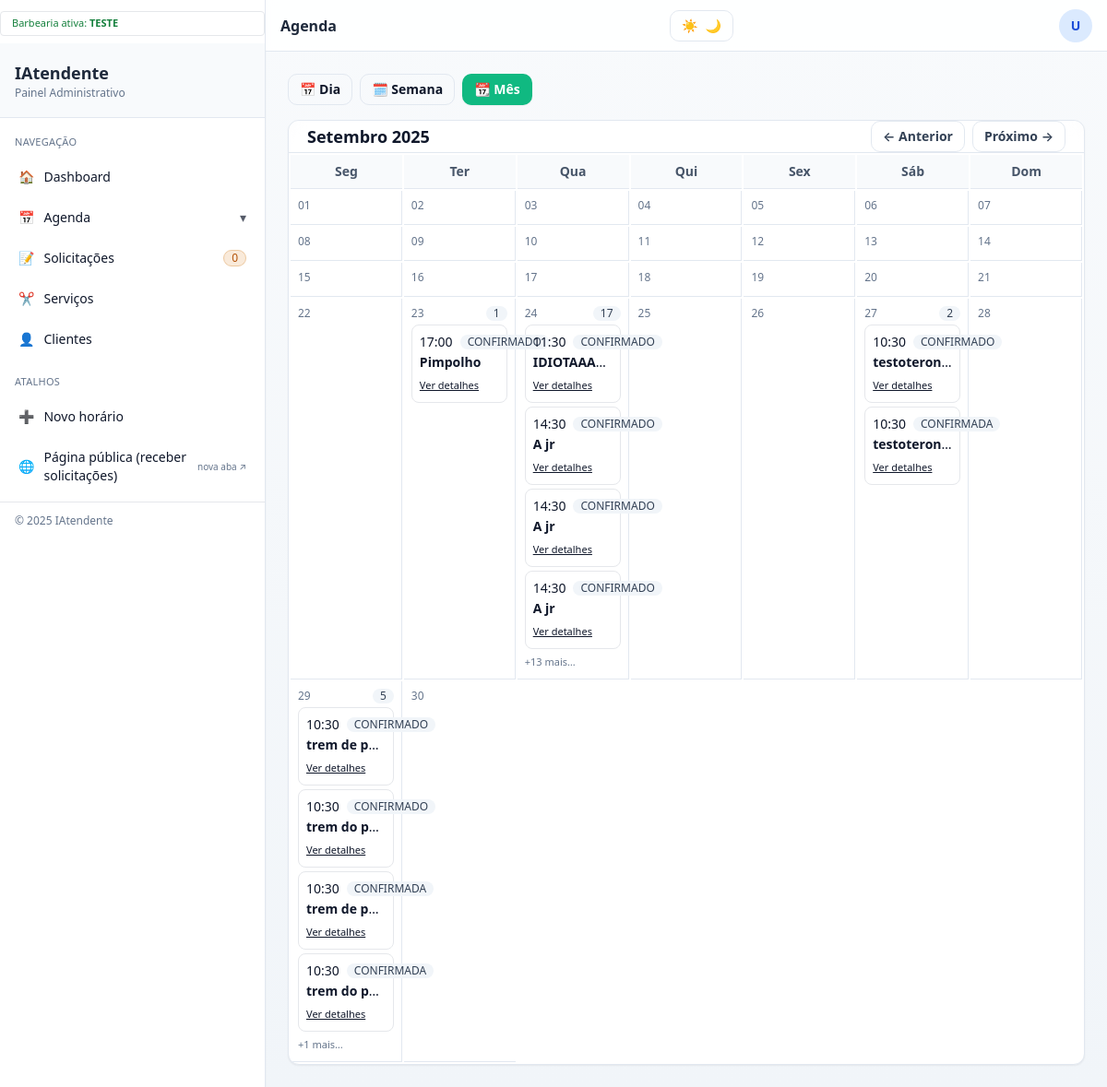
Page /teste/agendamentos/mes/?data=2025-09-01 (signed in) on the earlier database version.
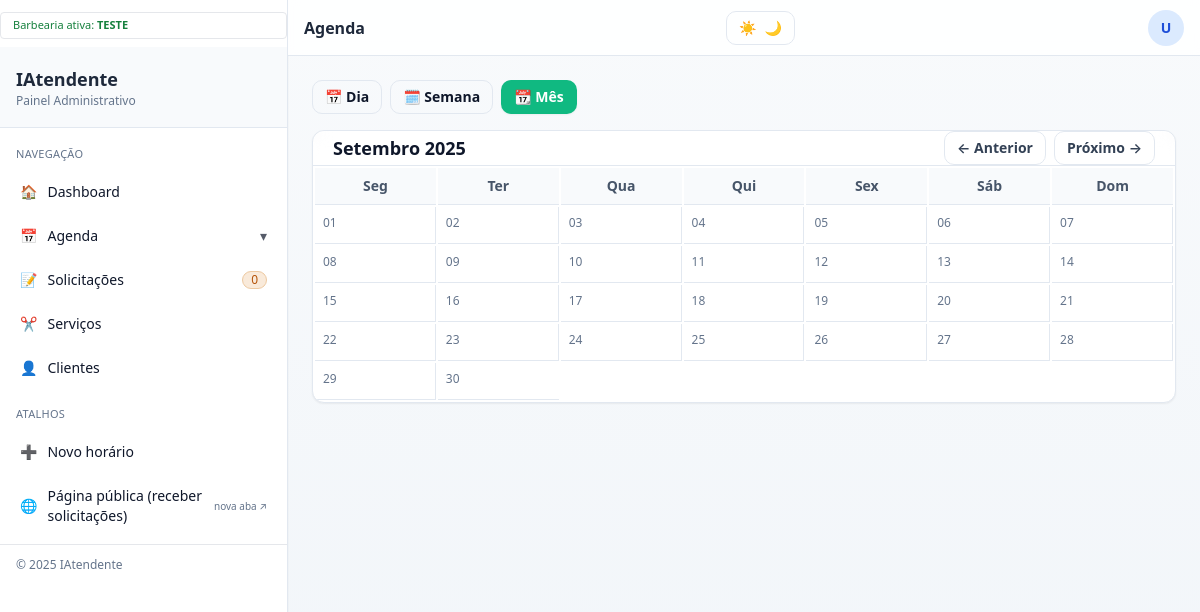
Same page on the later database version.
### agendamentos/models.py (models this page shows, shortened)
class Agendamento(models.Model):
    shop = models.ForeignKey(
        "barbearias.BarberShop",
        on_delete=models.CASCADE,
        related_name="agendamentos",
    )
    solicitacao = models.OneToOneField(
        "solicitacoes.Solicitacao",
        on_delete=models.SET_NULL,
        related_name="agendamento",
        null=True, blank=True,
    )
    cliente = models.ForeignKey(
        "clientes.Cliente",
        on_delete=models.SET_NULL,
        null=True, blank=True,
        related_name="agendamentos",
    )
    cliente_nome = models.CharField(max_length=120, blank=True)
    barbeiro = models.ForeignKey(
        User,
        on_delete=models.SET_NULL,
        blank=True, null=True,
        related_name="agendamentos",
        db_index=True,
    )
    servico = models.ForeignKey(
        "servicos.Servico",
        on_delete=models.SET_NULL,
        null=True, blank=True,
        related_name="agendamentos",
    )
    servico_nome = models.CharField(max_length=120, blank=True)
    preco_cobrado = models.DecimalField(max_digits=8, decimal_places=2, null=True, blank=True)
    inicio = models.DateTimeField()
    fim    = models.DateTimeField(null=True, blank=True)
    status = models.CharField(
        max_length=20,
        choices=StatusAgendamento.choices,
        default=StatusAgendamento.CONFIRMADO,  # nasce confirmado
    )
    observacoes = models.TextField(null=True, blank=True)
    created_at = models.DateTimeField(default=timezone.now, editable=False)
    updated_at = models.DateTimeField(auto_now=True)
    class Meta:
        ordering = ["inicio"]
        indexes = [
            models.Index(fields=["inicio"]),
            models.Index(fields=["status"]),
            models.Index(fields=["barbeiro", "inicio"]),
            models.Index(fields=["cliente", "inicio"]),
            models.Index(fields=["shop", "inicio"]),
        ]
        constraints = [
            models.CheckConstraint(
                name="ag_fim_gt_inicio_or_null",
                check=Q(fim__isnull=True) | Q(fim__gt=F("inicio")),
            ),
        ]

### clientes/models.py (models this page shows, shortened)
class Cliente(models.Model):
    class RecorrenciaStatus(models.TextChoices):
        ATIVO = "ATIVO", "Ativo"
        INATIVO = "INATIVO", "Inativo"
    shop = models.ForeignKey("barbearias.BarberShop", on_delete=models.CASCADE, related_name="clientes")
    nome = models.CharField(max_length=120)
    telefone = models.CharField(max_length=20, null=True, blank=True)
    preferencias = models.TextField(null=True, blank=True)
    recorrencia_status = models.CharField(
        max_length=10, choices=RecorrenciaStatus.choices, default=RecorrenciaStatus.ATIVO
    )
    ultimo_corte = models.DateTimeField(null=True, blank=True)
    tags = models.JSONField(null=True, blank=True)
    barbeiro_preferido = models.CharField(max_length=120, null=True, blank=True)
    foto_url = models.URLField(null=True, blank=True)
    created_at = models.DateTimeField(default=timezone.now, editable=False)
    updated_at = models.DateTimeField(auto_now=True)
    class Meta:
        indexes = [models.Index(fields=["nome"])]
        ordering = ["nome"]
        constraints = [
            models.UniqueConstraint(
                fields=["shop", "telefone"],
                name="uniq_cliente_por_shop_telefone",
                condition=~models.Q(telefone__isnull=True) & ~models.Q(telefone=""),
            ),
    ]

### solicitacoes/models.py (models this page shows, shortened)
class Solicitacao(models.Model):
    shop = models.ForeignKey("barbearias.BarberShop", on_delete=models.CASCADE, related_name="solicitacoes")
    cliente = models.ForeignKey(
        "clientes.Cliente", on_delete=models.SET_NULL, null=True, blank=True, related_name="solicitacoes"
    )
    barbeiro = models.ForeignKey(
        settings.AUTH_USER_MODEL, on_delete=models.SET_NULL, null=True, blank=True, related_name="solicitacoes"
    )
    servico = models.ForeignKey(
        CatServico, on_delete=models.SET_NULL, null=True, blank=True, related_name="solicitacoes"
    )
    id_externo = models.CharField(max_length=128, null=True, blank=True, db_index=True)
    callback_url = models.URLField(null=True, blank=True)
    servico_nome = models.CharField(max_length=120, blank=True)
    preco_cotado = models.DecimalField(max_digits=8, decimal_places=2, null=True, blank=True)
    duracao_min_cotada = models.PositiveSmallIntegerField(null=True, blank=True)
    inicio = models.DateTimeField(null=True, blank=True)
    fim    = models.DateTimeField(null=True, blank=True)
    nome        = models.CharField(max_length=120, blank=True)
    telefone    = models.CharField(max_length=32, blank=True)
    observacoes = models.TextField(null=True, blank=True)
    status      = models.CharField(
        max_length=10, choices=SolicitacaoStatus.choices, default=SolicitacaoStatus.PENDENTE
    )
    criado_em  = models.DateTimeField(auto_now_add=True)
    updated_at = models.DateTimeField(auto_now=True)
    class Meta:
        ordering = ["-criado_em"]
        indexes = [
            models.Index(fields=["shop", "status", "criado_em"]),
            models.Index(fields=["shop", "telefone"]),
            models.Index(fields=["shop", "servico"]),
        ]
        constraints = [
            models.CheckConstraint(
                name="solic_confirmada_tem_inicio",
                check=~Q(status=SolicitacaoStatus.CONFIRMADA) | Q(inicio__isnull=False),
            ),
            models.UniqueConstraint(
                fields=["shop", "id_externo"],
                name="uniq_solicitacao_por_shop_idexterno",
                condition=~Q(id_externo__isnull=True) & ~Q(id_externo=""),
            ),
        ]

### agendamentos/views.py (the view)
# urls.py: path("mes/", views.agenda_mes, name="agenda_mes"),
@require_shop_member
@login_required
def agenda_mes(request, shop_slug):
    shop = get_object_or_404(BarberShop, slug=shop_slug)
    hoje = timezone.localdate()
    ref_date = _parse_date(request.GET.get("data", ""), hoje).replace(day=1)
    year, month = ref_date.year, ref_date.month
    first_weekday, num_days = monthrange(year, month)
    tz = timezone.get_current_timezone()
    start_dt = timezone.make_aware(datetime(year, month, 1, 0, 0, 0), tz)
    end_dt = start_dt + timedelta(days=num_days)
    barbeiro_param = (request.GET.get("barbeiro") or "").strip()
    target_user = None
    if barbeiro_param and barbeiro_param.isdigit():
        User = get_user_model()
        try:
            target_user = User.objects.get(pk=int(barbeiro_param))
        except Exception:
            target_user = None
    ag_qs = (
        Agendamento.objects
        .filter(shop=shop)
        .exclude(status=getattr(StatusAgendamento, "CANCELADO", None))
        .filter(inicio__isnull=False, inicio__gte=start_dt, inicio__lt=end_dt)
        .select_related("cliente", "servico")
    )
    if not is_manager(request) and not target_user:
        ag_qs = ag_qs.filter(Q(barbeiro=request.user) | Q(barbeiro__isnull=True))
    elif target_user:
        ag_qs = ag_qs.filter(Q(barbeiro=target_user) | Q(barbeiro__isnull=True))
    ag_intervals = _intervalos_agendamentos(ag_qs, tz)
    sol_items = []
    if HAS_SOL and SolicitacaoStatus:
        exclude_status = [
            getattr(SolicitacaoStatus, "CANCELADA", "CANCELADA"),
            getattr(SolicitacaoStatus, "NEGADA", "NEGADA"),
        ]
        sol_qs = (
            Solicitacao.objects
            .filter(shop=shop)
            .exclude(status__in=exclude_status)
            .filter(inicio__isnull=False, inicio__gte=start_dt, inicio__lt=end_dt)
            .select_related("cliente", "servico")
        )
        if not is_manager(request) and not target_user:
            sol_qs = sol_qs.filter(Q(barbeiro=request.user) | Q(barbeiro__isnull=True))
        elif target_user:
            sol_qs = sol_qs.filter(Q(barbeiro=target_user) | Q(barbeiro__isnull=True))
        sol_intervals = _intervalos_solicitacoes(sol_qs, tz)
        for s_start, s_end, sol in sol_intervals:
            status_txt = str(getattr(sol, "status", "PENDENTE")).upper()
            item = {
                "id": sol.id,
                "inicio": s_start,
                "fim": s_end,
                "cliente_nome": getattr(sol, "cliente_nome", None) or (getattr(sol, "cliente", None).nome if getattr(sol, "cliente", None) else getattr(sol, "nome", "—")),
                "servico_nome": getattr(sol, "servico_nome", None) or (getattr(sol, "servico", None).nome if getattr(sol, "servico", None) else "—"),
                "status": status_txt,
                "is_solicitacao": True,
                "kind": "solicitacao",
            }
            can_act = (is_manager(request) or getattr(sol, "barbeiro", None) in (None, request.user))
            item["can_act"] = bool(can_act and _status_is_pendente(status_txt))
            if item["can_act"]:
                item["confirm_url"] = reverse("solicitacoes:confirmar", args=[shop.slug, sol.id])
                item["deny_url"]    = reverse("solicitacoes:recusar",   args=[shop.slug, sol.id])
            sol_items.append(item)
    tmp = {ref_date + timedelta(days=i): [] for i in range(num_days)}
    for a_start, a_end, ag in ag_intervals:
        day_key = a_start.date()
        if day_key in tmp:
            tmp[day_key].append({
                "id": ag.id,
                "inicio": a_start,
                "fim": a_end,
                "cliente_nome": ag.cliente_nome or (ag.cliente.nome if ag.cliente else "—"),
                "servico_nome": ag.servico_nome or (ag.servico.nome if ag.servico else "—"),
                "status": ag.status,
                "is_solicitacao": False,
                "kind": "agendamento",
                "can_act": False,
            })
    for item in sol_items:
        day_key = item["inicio"].date()
        if day_key in tmp:
            tmp[day_key].append(item)
    for k in tmp.keys():
        tmp[k].sort(key=lambda it: it["inicio"])
    por_dia = OrderedDict(sorted(tmp.items(), key=lambda kv: kv[0]))
    blank_cells = list(range(first_weekday))
    dias_semana = ["Seg", "Ter", "Qua", "Qui", "Sex", "Sáb", "Dom"]
    prev_month = (ref_date.replace(day=1) - timedelta(days=1)).replace(day=1)
    next_month = (ref_date.replace(day=28) + timedelta(days=4)).replace(day=1)
    return render(request, "agendamentos/agenda_mes.html", {
        "title": "Agenda — Mês",
        "view": "mes",
        "ref_date": ref_date,
        "por_dia": por_dia,
        "blank_cells": blank_cells,
        "dias_semana": dias_semana,
        "prev_month": prev_month,
        "next_month": next_month,
        "shop": shop,
    })

### agendamentos/views.py (called while the page is built)
def _parse_date(s: str, default: date) -> date:
    try:
        return datetime.strptime(s, "%Y-%m-%d").date()
    except Exception:
        return default

def _intervalos_agendamentos(qs, tz):
    out = []
    for a in qs.order_by("inicio"):
        if not a.inicio:
            continue
        ini = timezone.localtime(a.inicio, tz)
        fim_calc = a.fim or _calc_fim(a.inicio, getattr(a, "servico", None))
        if not fim_calc:
            continue
        fim = timezone.localtime(fim_calc, tz)
        out.append((ini, fim, a))
    return out

def _status_is_pendente(status_val) -> bool:
    return str(status_val).upper() in {"PENDENTE", getattr(SolicitacaoStatus, "PENDENTE", "PENDENTE")}

def _intervalos_solicitacoes(qs, tz):
    out = []
    for s in qs.order_by("inicio"):
        if not s.inicio:
            continue
        ini = timezone.localtime(s.inicio, tz)
        fim_calc = getattr(s, "fim", None) or _calc_fim(s.inicio, getattr(s, "servico", None))
        if not fim_calc:
            continue
        fim = timezone.localtime(fim_calc, tz)
        out.append((ini, fim, s))
    return out

### agendamentos/templates/agendamentos/agenda_mes.html (shortened to what the changed rows need)
{% extends "painel/base.html" %}
{% block header %}Agenda{% endblock %}
{% block content %}
<div class="card overflow-hidden">
  <div class="flex items-center justify-between px-5 sm:px-6 py-4 border-b border-slate-200 bg-slate-50/70 backdrop-blur">
    <h2 class="text-lg font-semibold text-slate-900">{{ ref_date|date:"F Y" }}</h2>
  </div>
  <div class="overflow-x-auto">
    <table class="w-full table-fixed border-separate border-spacing-0 text-sm">
      <thead class="bg-slate-50">
        <tr>
          {% for label in dias_semana %}
            <th class="px-3 py-2 font-semibold text-slate-600 border-b border-slate-200">{{ label }}</th>
          {% endfor %}
        </tr>
      </thead>
      <tbody>
        {% now "Y-m-d" as today_str %}
        <tr>
          {% with blanks_len=blank_cells|length %}
          {% for dia, items in por_dia.items %}
            <td class="h-28 align-top border-b {% if not forloop.last %}border-r{% endif %} border-slate-200 bg-white p-2">
              <div class="flex items-center justify-between">
                <a href="{% url 'agendamentos:agenda_dia' shop.slug %}?dia={{ dia|date:'Y-m-d' }}"
                   class="text-xs {% if dia|date:'Y-m-d' == today_str %}font-semibold text-emerald-700{% else %}ia-text-muted{% endif %} hover:underline">
                  {{ dia|date:"d" }}
                </a>
                {% if items %}
                  <span class="pill bg-slate-100 text-slate-700 text-[10px]">{{ items|length }}</span>
                {% endif %}
              </div>
              <ul class="mt-1 space-y-1">
                {% for ag in items|slice:":4" %}
                  {% with st=ag.status|stringformat:"s"|upper %}
                    <li class="rounded-lg border p-2 text-[12px] hover:shadow-sm transition
                               {% if st in 'CONFIRMADA CONFIRMADO' %} border-blue-200 bg-blue-50/60
                               {% elif st == 'PENDENTE' %}        border-amber-200 bg-amber-50/60
                               {% elif st in 'NEGADA CANCELADA' %} border-rose-200 bg-rose-50/60
                               {% else %}                           border-slate-200 bg-white {% endif %}">
                      <div class="flex items-center justify-between gap-2">
                        <div class="font-medium text-slate-900">
                          {% if ag.inicio %}{{ ag.inicio|date:"H:i" }}{% else %}--:--{% endif %}
                        </div>
                        <span class="pill text-[10px]
                          {% if st in 'CONFIRMADA CONFIRMADO' %} bg-blue-100 text-blue-700
                          {% elif st == 'PENDENTE' %}            bg-amber-100 text-amber-800
                          {% elif st in 'NEGADA CANCELADA' %}     bg-rose-100 text-rose-700
                          {% else %}                               bg-slate-100 text-slate-700 {% endif %}">
                          {{ ag.status }}
                        </span>
                      </div>
                      <div class="mt-0.5 truncate">
                        <span class="font-semibold">
                          {% if ag.cliente and ag.cliente.nome %}
                            {{ ag.cliente.nome }}
                          {% elif ag.cliente_nome %}
                            {{ ag.cliente_nome }}
                          {% elif ag.nome %}
                            {{ ag.nome }}
                          {% elif ag.telefone %}
                            {{ ag.telefone }}
                          {% else %}
                            —
                          {% endif %}
                        </span>
                      </div>
                      <div class="mt-1">
                        <a href="{% url 'solicitacoes:detalhe' shop.slug ag.id %}" class="text-[11px] underline">Ver detalhes</a>
                      </div>
                    </li>
                  {% endwith %}
                {% endfor %}
                {% if items|length > 4 %}
                  <li class="text-[11px] ia-text-muted">+{{ items|length|add:"-4" }} mais…</li>
                {% endif %}
              </ul>
            </td>
            {% with colpos=forloop.counter0|add:blanks_len %}
              {% if colpos|add:"1"|divisibleby:7 and not forloop.last %}
                </tr><tr>
              {% endif %}
            {% endwith %}
          {% endfor %}
          {% endwith %}
        </tr>
      </tbody>
    </table>
  </div>
</div>
{% endblock %}

Differences in the rows shown:
removed Agendamento: status "CONFIRMADO", cliente_nome "Pimpolho"
removed Agendamento: status "CONFIRMADO", cliente_nome "IDIOTAAA…"
removed Agendamento: status "CONFIRMADO"
removed Cliente: cliente_nome "A jr" "A jr" "A jr"
removed Agendamento: status "CONFIRMADO"
removed Agendamento: status "CONFIRMADO"
removed Agendamento: status "CONFIRMADO", cliente_nome "testoteron…"
removed Solicitacao: cliente_nome "testoteron…"
removed Agendamento: status "CONFIRMADO", cliente_nome "trem de p…"
removed Agendamento: status "CONFIRMADO", cliente_nome "trem do p…"
removed Solicitacao: cliente_nome "trem de p…"
removed Solicitacao: cliente_nome "trem do p…"
Other differences:
new list line: "23"
new list line: "24"
new list line: "27"
new list line: "29"
list line gone: "23 1 17:00 Ver detalhes"
list line gone: "24 17 11:30 Ver detalhes 14:30 Ver detalhes 14:30 Ver detalhes 14:30 Ver detalhes + 13 mais…"
list line gone: "27 2 10:30 Ver detalhes 10:30 CONFIRMADA Ver detalhes"
list line gone: "29 5 10:30 Ver detalhes 10:30 Ver detalhes 10:30 CONFIRMADA Ver detalhes 10:30 CONFIRMADA Ver detalhes + 1 mais…"
